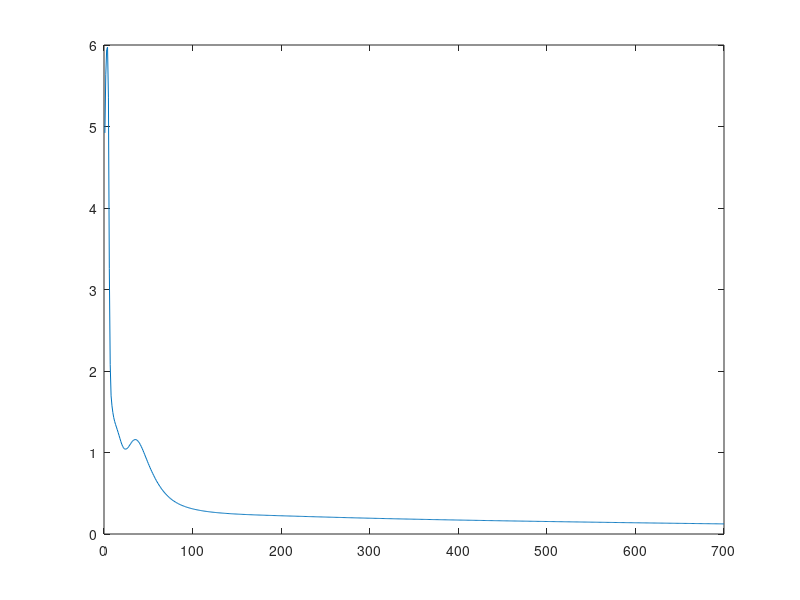

Write the MATLAB code that produced this figure. (Note: a time limit stopped this script after it produced the figure.)
function f = b1()
clear,clc,close all 
% MATLAB neural network back propagation code
% by AliReza KashaniPour & Phil Brierley
% first version 29 March 2006
% 2's edition 14 agust 2007
%
% This code implements the basic backpropagation of
% error learning algorithm. The network has tanh hidden  
% neurons and a linear output neuron.
% and applied for predicting y=sin(2piX1)*sin(2piX2)
%
% adjust the learning rate with the slider
%
% feel free to improve! and notic us
% AliReza.kashaniPour@yahoo.com
% Special thank from Phil
%
%--------------------------------------------------------
%% Initializing
hidden_neurons = 30;
epochs = 700;

% ------- load in the data -------

X1 = linspace(0,0.5,10); %input
X2 = linspace(0,0.5,10); %input

[xx yy] = meshgrid(X1, X2);

Y_train = sin(xx(:)).*sin(yy(:)); %satisfy output

train_inp = [xx(:) yy(:)];   %setting input
train_out = [Y_train]; %seting Out put

% check same number of patterns in each
if size(train_inp,1) ~= size(train_out,1)
    disp('ERROR: data mismatch')
   return 
end    
fake_rand = [ 0.63358600,    0.83480100,    0.23745400,    0.52321100,    0.85529400,    0.49205700,    0.78515400,    0.06630500,    0.10606000,    0.87117500,    0.26862500,    0.56327400,    0.82896800,    0.93081200,    0.28282200,    0.10661300,    0.76146600,    0.00686100,    0.13602700,    0.70438700,    0.23325000,    0.90437700,    0.85558400,    0.88981400,    0.74716000,    0.92519400,    0.20502000,    0.47298900,    0.19015200,    0.30558800,    0.05330500,    0.82373800,    0.14038900,    0.29075900,    0.34694900,    0.99568300,    0.78281600,    0.13210300,    0.06198800,    0.88887600,    0.00327800,    0.33061300,    0.45215000,    0.83224500,    0.26142500,    0.73497200,    0.93885800,    0.02289000,    0.74183400,    0.07488400,    0.72727700,    0.97508300,    0.97926200,    0.58286100,    0.86489700,    0.72642100,    0.50805500,    0.06991800,    0.19941000,    0.69820700,    0.37550600,    0.25271500,    0.52194500,    0.51589500,    0.54347400,    0.86889400,    0.51157800,    0.32629100,    0.00099600,    0.57356600,    0.21516600,    0.00427400,    0.90417900,    0.66731600,    0.83651900,    0.16560300,    0.40228800,    0.77537700,    0.18849400,    0.14412200,    0.85026100,    0.91577100,    0.11920500,    0.82952300,    0.49863200,    0.98410300,    0.55594400,    0.00668700,    0.05402000,    0.75535400,    0.70489400,    0.42952600,    0.00807000,    0.22683900,    0.94542100,    0.55154400,    0.09573300,    0.45699900,    0.87783500,    0.09672900 ];
%standardise the data to mean=0 and standard deviation=1
%inputs
mu_inp = mean(train_inp);
sigma_inp = std(train_inp);
train_inp = (train_inp(:,:) - mu_inp(:,1)) / sigma_inp(:,1);

%outputs
train_out = train_out';
mu_out = mean(train_out);
sigma_out = std(train_out);
train_out = (train_out(:,:) - mu_out(:,1)) / sigma_out(:,1);
train_out = train_out';

%read how many patterns
patterns = size(train_inp,1);

%add a bias as an input
bias = ones(patterns,1);
train_inp = [train_inp bias];

%read how many inputs
inputs = size(train_inp,2);

%---------- data loaded ------------

%--------- add some control buttons ---------
%add button for early stopping
%hstop = uicontrol('Style','PushButton','String','Stop', 'Position', [5 5 70 20],'callback','earlystop = 1;'); 
earlystop = 0;

%add button for resetting weights
%hreset = uicontrol('Style','PushButton','String','Reset Wts', 'Position', get(hstop,'position')+[75 0 0 0],'callback','reset = 1;'); 
reset = 0;

%add slider to adjust the learning rate
hlr = 0.5;%uicontrol('Style','slider','value',.1,'Min',.01,'Max',1,'SliderStep',[0.01 0.1],'Position', get(hreset,'position')+[75 0 100 0]);

% ---------- set weights -----------------
%set initial random weights
who = [-0.0621970,    -0.1586820,    0.01842900,    -0.1575190,    -0.0466730,    0.02448400,    -0.0466390,    -0.1026640,    -0.0037470,    -0.0299300,    0.16246800,    -0.0128280,    0.05209600,    0.02834100,    -0.0627840,    -0.0836810,    -0.1187150,    0.08084200,    -0.1435840,    -0.3172370,    -0.1272740,    -0.1021570,    -0.2515290,    -0.0449630,    -0.1394620,    -0.0513170,    -0.0684680,    -0.1179450,    -0.0573740,    0.03582500 ];
wih = [ -0.0621970,    -0.1586820,    0.01842900,    -0.1575190,    -0.0466730,    0.02448400,    -0.0466390,    -0.1026640,    -0.0037470,    -0.0299300,    0.16246800,    -0.0128280,    0.05209600,    0.02834100,    -0.0627840,    -0.0836810,    -0.1187150,    0.08084200,    -0.1435840,    -0.3172370,    -0.1272740,    -0.1021570,    -0.2515290,    -0.0449630,    -0.1394620,    -0.0513170,    -0.0684680,    -0.1179450,    -0.0573740,    0.03582500 ;
-0.0123090,    -0.1249270,    0.09023100,    0.03059000,    -0.0835230,    0.01725700,    0.07115200,    -0.0453520,    -0.0785110,    0.06508700,    -0.1814280,    -0.0631080,    -0.0970960,    -0.0427730,    0.11732700,    -0.0510240,    -0.0905610,    -0.0815260,    -0.1106960,    -0.2096330,    -0.1488120,    0.02971400,    0.06047000,    -0.1825570,    -0.1471750,    0.10695700,    -0.0341260,    -0.0661900,    0.09181700,    -0.2493640;
0.00679600,    -0.0514150,    0.00156000,    -0.1697540,    0.06167500,    0.00573300,    -0.1935720,    -0.0614030,    0.04410100,    -0.0718840,    -0.0917900,    -0.1548330,    -0.0634850,    -0.1600940,    0.02461100,    -0.0582440,    -0.0404150,    -0.0566740,    -0.0481160,    0.06417400,    -0.0657850,    0.08276900,    0.06021600,    -0.0049430,    -0.0367390,    -0.0440990,    -0.0373080,    -0.2352440,    0.04906000,    -0.0726160
];
%weight_input_hidden = (randn(inputs,hidden_neurons) - 0.5)/10;
%weight_hidden_output = (randn(1,hidden_neurons) - 0.5)/10;

weight_input_hidden = (wih - 0.5)/10;
weight_hidden_output = (who - 0.5)/10;

%% Learining

%do a number of epochs
for iter = 1:epochs 
    
    %get the learning rate from the slider
    alr = hlr;
    blr = alr / 10;
    
    
    %loop through the patterns, selecting randomly
    for j = 1:patterns
        
        %select a random pattern
        patnum = round((fake_rand(j) * patterns) + 0.5);
        if patnum > patterns
            patnum = patterns;
        elseif patnum < 1
            patnum = 1;    
        end
       
        %set the current pattern
        this_pat = train_inp(patnum,:);
        act = train_out(patnum,1);
        
        %calculate the current error for this pattern
        hval = (tanh(this_pat*weight_input_hidden))';
        pred = hval'*weight_hidden_output';
        error = pred - act;

        % adjust weight hidden - output
        delta_HO = error.*blr .*hval;
        weight_hidden_output = weight_hidden_output - delta_HO';

        % adjust the weights input - hidden
        delta_IH= alr.*error.*weight_hidden_output'.*(1-(hval.^2))*this_pat;
        weight_input_hidden = weight_input_hidden - delta_IH';
        
    end
    % -- another epoch finished
    
    %plot overall network error at end of each epoch
    pred = weight_hidden_output*tanh(train_inp*weight_input_hidden)';
    error = pred' - train_out;
    err(iter) =  (sum(error.^2))^0.5;
    
    figure(1);
    plot(err)
    
    
    %reset weights if requested
    if reset
        weight_input_hidden = (randn(inputs,hidden_neurons) - 0.5)/10;
        weight_hidden_output = (randn(1,hidden_neurons) - 0.5)/10;
        fprintf('weights reaset after %d epochs\n',iter);
        reset = 0;
    end
    
    %stop if requested
    if earlystop
        fprintf('stopped at epoch: %d\n',iter); 
        break 
    end 

    %stop if error is small
    if err(iter) < 0.001
        fprintf('converged at epoch: %d\n',iter);
        break 
    end
       
end



%% Testing
X3 = linspace(0.2,0.8,10)';
X4 = linspace(0.2,0.8,10)';

[xx1 yy1] = meshgrid(X3, X4);

train_test = [xx1(:) yy1(:)];

mu_test = mean(train_test);
sigma_test = std(train_test);
train_test = (train_test(:,:) - mu_test(:,1)) / sigma_test(:,1);
train_test = [train_test bias];

pred = weight_hidden_output*tanh(train_test*weight_input_hidden)';

%a = (pred' - Y_train)

% Finish
% fprintf('state after %d epochs\n',iter);
  a = (train_out* sigma_out(:,1)) + mu_out(:,1);
  b = (pred'* sigma_out(:,1)) + mu_out(:,1);
  act_pred_err = [a b b-a]  %display actual,predicted & error
  figure
mesh(X1,X2,vec2mat(a,10))
figure
mesh(X1,X2,vec2mat(b,10))
%  
%  figure
%  plot(X3,act_pred_err((1:(size(train_inp,1)/2)),2));
%  plot3(X3,X4,act_pred_err((1:(size(train_inp,1)/2)),2),'color','red','linewidth',2)
%  grid on
%  title(' Approximatly result (using Neural Networks');
%  figure
%  plot3(X1,X2,Y_train, 'color','green','linewidth',2)
%  plot(X1,Y_train)
%  grid on,title(' Sin(2*pi.*X1)*Sin(2*pi.*X2) Y = Orginal result');
end
